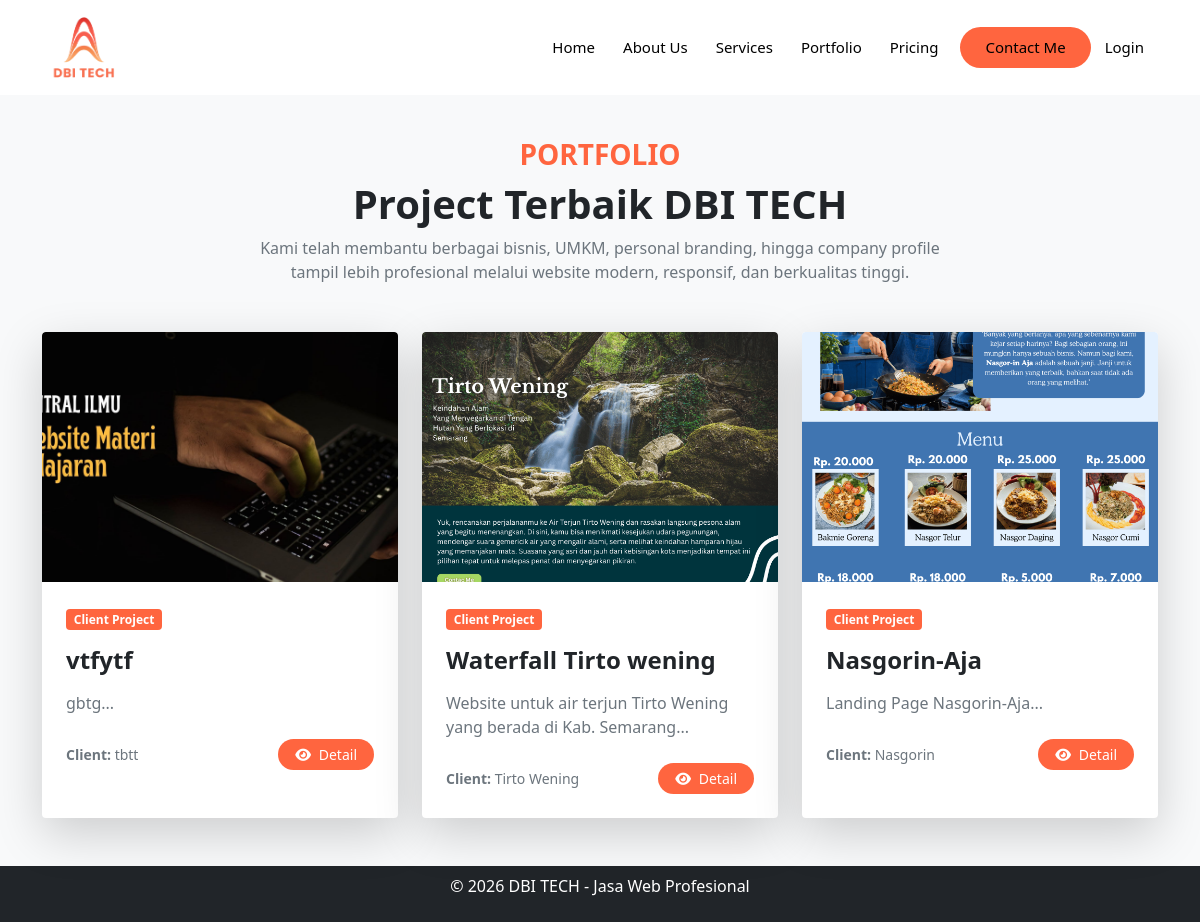
Page /index.php?page=portfolio on the committed database.
### tables this page shows
CREATE TABLE portfolio (
  id int NOT NULL,
  title varchar(100) NOT NULL,
  description text,
  image_url varchar(255) DEFAULT NULL,
  client_name varchar(100) DEFAULT NULL,
  created_at timestamp NULL DEFAULT CURRENT_TIMESTAMP
);

### pages/portfolio.php (the view, shortened to what this page needs)
<?php
require_once 'config/database.php';
$stmt = $pdo->query("SELECT * FROM portfolio ORDER BY created_at DESC");
$portfolios = $stmt->fetchAll();
?>
<section class="portfolio-section py-5" style="background: #f8f9fa;">
    <div class="container">
        <div class="text-center mb-5">
            <h3 class="fw-bold text-uppercase" style="color: #FF653F;">Portfolio</h3>
            <h1 class="fw-bold mt-2">Project Terbaik DBI TECH</h1>
            <p class="text-muted mx-auto" style="max-width: 700px;">
                Kami telah membantu berbagai bisnis, UMKM, personal branding,
                hingga company profile tampil lebih profesional melalui website
                modern, responsif, dan berkualitas tinggi.
            </p>
        </div>
        <div class="row g-4">
            <?php foreach($portfolios as $portfolio): ?>
            <div class="col-md-6 col-lg-4">
                <div class="card border-0 shadow-lg rounded-4 overflow-hidden portfolio-card h-100">
                    <div class="portfolio-img">
                        <img
                            src="assets/images/<?php echo $portfolio['image_url']; ?>"
                            class="card-img-top"
                            alt="<?php echo htmlspecialchars($portfolio['title']); ?>"
                        >
                    </div>
                    <div class="card-body p-4">
                        <span class="badge mb-3" style="background-color: #FF653F;">
                            Client Project
                        </span>
                        <h4 class="fw-bold mb-3">
                            <?php echo htmlspecialchars($portfolio['title']); ?>
                        </h4>
                        <p class="text-muted">
                            <?php echo htmlspecialchars(substr($portfolio['description'], 0, 100)); ?>...
                        </p>
                        <div class="d-flex justify-content-between align-items-center mt-4">
                            <small class="text-muted">
                                <strong>Client:</strong>
                                <?php echo htmlspecialchars($portfolio['client_name']); ?>
                            </small>
                            <button type="button"
                                    class="btn btn-sm rounded-pill px-3 text-white" style="background-color: #FF653F;"
                                    data-bs-toggle="modal"
                                    data-bs-target="#portfolioModal<?php echo $portfolio['id']; ?>">
                                <i class="fas fa-eye me-1"></i> Detail
                            </button>
                        </div>
                    </div>
                </div>
            </div>
            <?php endforeach; ?>
        </div>
    </div>
</section>
<link rel="stylesheet" href="https://cdnjs.cloudflare.com/ajax/libs/font-awesome/6.0.0/css/all.min.css">

### pages/portfolio.php (style rules this page uses)
.portfolio-card { transition: 0.3s ease; cursor: pointer; }
.portfolio-img { overflow: hidden; }
.portfolio-img img { height: 250px; width: 100%; object-fit: cover; transition: 0.4s ease; }

### rows in the picture
portfolio: image_url (picture), title "vtfytf", description "gbtg", client_name "tbtt"
portfolio: image_url (picture), title "Waterfall Tirto wening", description "Website untuk air terjun Tirto Wening yang berada di Kab. Semarang", client_name "Tirto Wening"
portfolio: image_url (picture), title "Nasgorin-Aja", description "Landing Page Nasgorin-Aja", client_name "Nasgorin"
